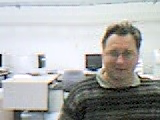
#> input picture frame 37 of HW3/codes/videos/input.avi, 160 x 120 px
$ jupyter execute detectFace_video.ipynb
#> lines starting #> are read from the running program, lines starting #| are printed output that depends on the picture
[cell 1]
import cv2

[cell 2]
def detectFace_Video(file):
#> called with file = 'videos/input.avi'
    dst_name = 'videos/output.avi'

    # Use cascade classifier
    face_classifier = cv2.CascadeClassifier('pretrained_classifier.xml')
    # Read the video
    cap = cv2.VideoCapture(file)
    # Define output video writer
    outputWriter = cv2.VideoWriter(dst_name, cv2.VideoWriter_fourcc('I', '4', '2', '0'),
                                   cap.get(5), (160, 120))

    # Detecting faces frame by frame
    retval, frame = cap.read()
#> frame is the input picture: shape (120, 160, 3); mean B, G, R 173.9, 174.6, 173.4
    index = 0

    while retval:
        print('Processing %dth frame...' % index)
        index += 1

        out_frame = frame
        # Turn it into gray-image
        gray_img = cv2.cvtColor(out_frame, cv2.COLOR_BGR2GRAY)
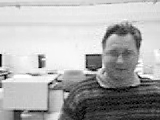
#> gray_img: shape (120, 160); min 0, max 255, mean 174.1
        # Detect face
        faces = face_classifier.detectMultiScale(gray_img, 1.3, 5)
#> faces = ()
        # Draw face bounding boxes
        for (x, y, w, h) in faces:
            out_frame = cv2.rectangle(out_frame, (x, y), (x+w, y+h), (255, 255, 0), 2)
#> this loop made 0 passes
        outputWriter.write(out_frame)

        retval, frame = cap.read()
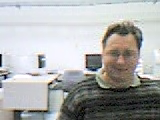
#> input picture frame 38 of HW3/codes/videos/input.avi, 160 x 120 px
#> frame is the input picture: shape (120, 160, 3); mean B, G, R 173.5, 174, 173.1

    cap.release()
    # Show video
    showOutput(dst_name)

    return dst_name

$ run again, starting later in the video
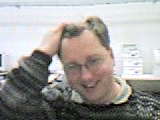
#> input picture frame 170 of HW3/codes/videos/input.avi, 160 x 120 px
#> in detectFace_Video, frame is the input picture: shape (120, 160, 3); mean B, G, R 157.8, 160.5, 163.2
#> in detectFace_Video, `gray_img = cv2.cvtColor(out_frame, cv2.COLOR_BGR2GRAY)`:
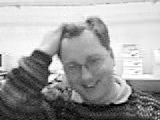
#> gray_img: shape (120, 160); min 0, max 255, mean 160.9
#> faces = ()
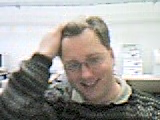
#> input picture frame 171 of HW3/codes/videos/input.avi, 160 x 120 px
#> in detectFace_Video, frame is the input picture: shape (120, 160, 3); mean B, G, R 156.3, 160.9, 163.5

$ run again, starting later in the video
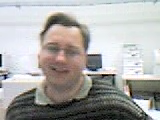
#> input picture frame 302 of HW3/codes/videos/input.avi, 160 x 120 px
#> in detectFace_Video, frame is the input picture: shape (120, 160, 3); mean B, G, R 168.9, 170.7, 171.8
#> in detectFace_Video, `gray_img = cv2.cvtColor(out_frame, cv2.COLOR_BGR2GRAY)`:
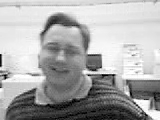
#> gray_img: shape (120, 160); min 0, max 255, mean 170.8
#> faces = [[35, 31, 53, 53]]
#> the loop in detectFace_Video, `for (x, y, w, h) in faces:` made 1 pass
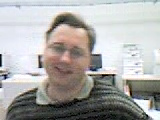
#> input picture frame 303 of HW3/codes/videos/input.avi, 160 x 120 px
#> in detectFace_Video, frame is the input picture: shape (120, 160, 3); mean B, G, R 169.2, 171, 172
